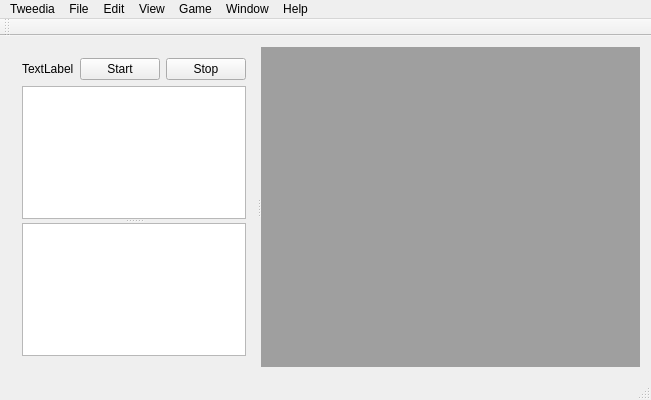
<?xml version="1.0" encoding="UTF-8"?>
<ui version="4.0">
 <class>MainWindow</class>
 <widget class="QMainWindow" name="MainWindow">
  <property name="geometry">
   <rect>
    <x>0</x>
    <y>0</y>
    <width>651</width>
    <height>400</height>
   </rect>
  </property>
  <property name="windowTitle">
   <string>Tweedia</string>
  </property>
  <widget class="QWidget" name="centralWidget">
   <property name="sizePolicy">
    <sizepolicy hsizetype="Preferred" vsizetype="Preferred">
     <horstretch>0</horstretch>
     <verstretch>0</verstretch>
    </sizepolicy>
   </property>
   <layout class="QHBoxLayout" name="horizontalLayout_2">
    <item>
     <widget class="QSplitter" name="splitter_2">
      <property name="orientation">
       <enum>Qt::Horizontal</enum>
      </property>
      <widget class="QWidget" name="layoutWidget">
       <layout class="QVBoxLayout" name="verticalLayout">
        <item>
         <layout class="QHBoxLayout" name="horizontalLayout">
          <item>
           <widget class="QLabel" name="label">
            <property name="sizePolicy">
             <sizepolicy hsizetype="Expanding" vsizetype="Preferred">
              <horstretch>0</horstretch>
              <verstretch>0</verstretch>
             </sizepolicy>
            </property>
            <property name="text">
             <string>TextLabel</string>
            </property>
           </widget>
          </item>
          <item>
           <widget class="QPushButton" name="pushButton">
            <property name="sizePolicy">
             <sizepolicy hsizetype="Fixed" vsizetype="Fixed">
              <horstretch>0</horstretch>
              <verstretch>0</verstretch>
             </sizepolicy>
            </property>
            <property name="text">
             <string>Start</string>
            </property>
           </widget>
          </item>
          <item>
           <widget class="QPushButton" name="pushButton_2">
            <property name="text">
             <string>Stop</string>
            </property>
           </widget>
          </item>
         </layout>
        </item>
        <item>
         <widget class="QSplitter" name="splitter">
          <property name="orientation">
           <enum>Qt::Vertical</enum>
          </property>
          <widget class="QPlainTextEdit" name="plainTextEdit"/>
          <widget class="QTableView" name="tableView"/>
         </widget>
        </item>
       </layout>
      </widget>
      <widget class="QMdiArea" name="mdiArea"/>
     </widget>
    </item>
   </layout>
  </widget>
  <widget class="QToolBar" name="mainToolBar">
   <attribute name="toolBarArea">
    <enum>TopToolBarArea</enum>
   </attribute>
   <attribute name="toolBarBreak">
    <bool>false</bool>
   </attribute>
  </widget>
  <widget class="QStatusBar" name="statusBar"/>
  <widget class="QMenuBar" name="menuBar">
   <property name="geometry">
    <rect>
     <x>0</x>
     <y>0</y>
     <width>651</width>
     <height>22</height>
    </rect>
   </property>
   <widget class="QMenu" name="menuFile">
    <property name="title">
     <string>File</string>
    </property>
    <addaction name="actionOpenDatabase"/>
    <addaction name="actionCreate_ObsobjTable"/>
    <addaction name="actionOpen_Script"/>
   </widget>
   <widget class="QMenu" name="menuEdit">
    <property name="title">
     <string>Edit</string>
    </property>
    <addaction name="actionAddObsobj"/>
    <addaction name="actionDeleteObsobj"/>
   </widget>
   <widget class="QMenu" name="menuWindow">
    <property name="title">
     <string>Window</string>
    </property>
   </widget>
   <widget class="QMenu" name="menuHelp">
    <property name="title">
     <string>Help</string>
    </property>
    <addaction name="actionTweediaWiki"/>
    <addaction name="actionTweediaWebsite"/>
    <addaction name="separator"/>
    <addaction name="actionReportBug"/>
   </widget>
   <widget class="QMenu" name="menuView">
    <property name="title">
     <string>View</string>
    </property>
   </widget>
   <widget class="QMenu" name="menuTweedia">
    <property name="title">
     <string>Tweedia</string>
    </property>
    <addaction name="actionAbout_Tweedia"/>
    <addaction name="actionPreferences"/>
   </widget>
   <widget class="QMenu" name="menuGame">
    <property name="title">
     <string>Game</string>
    </property>
    <addaction name="actionArrange_Game"/>
    <addaction name="actionStart_Game"/>
   </widget>
   <addaction name="menuTweedia"/>
   <addaction name="menuFile"/>
   <addaction name="menuEdit"/>
   <addaction name="menuView"/>
   <addaction name="menuGame"/>
   <addaction name="menuWindow"/>
   <addaction name="menuHelp"/>
  </widget>
  <action name="actionNamed_pipe">
   <property name="text">
    <string>named pipe</string>
   </property>
  </action>
  <action name="actionLoad_plugin">
   <property name="text">
    <string>load plugin</string>
   </property>
  </action>
  <action name="actionDelete_observation">
   <property name="text">
    <string>delete observation</string>
   </property>
  </action>
  <action name="actionStart_process">
   <property name="text">
    <string>start process</string>
   </property>
  </action>
  <action name="actionRefreash">
   <property name="text">
    <string>refreash</string>
   </property>
  </action>
  <action name="actionAddObsobj">
   <property name="text">
    <string>Add Obsobj</string>
   </property>
  </action>
  <action name="actionDeleteObsobj">
   <property name="text">
    <string>Delete Obsobj</string>
   </property>
  </action>
  <action name="actionRunObsobj">
   <property name="text">
    <string>Run Obsobj</string>
   </property>
  </action>
  <action name="actionOpenDatabase">
   <property name="text">
    <string>Open Database</string>
   </property>
  </action>
  <action name="actionInitialize_Database">
   <property name="text">
    <string>Create ObsobjTable</string>
   </property>
  </action>
  <action name="actionOpen_Script">
   <property name="text">
    <string>Open Script</string>
   </property>
  </action>
  <action name="actionCreate_TblObservation">
   <property name="text">
    <string>Create ObservationTable</string>
   </property>
   <property name="toolTip">
    <string>Create ObservationTable</string>
   </property>
  </action>
  <action name="actionCreate_ObsobjTable">
   <property name="text">
    <string>Create ObsobjTable</string>
   </property>
  </action>
  <action name="actionAbout_Tweedia">
   <property name="text">
    <string>About Tweedia</string>
   </property>
  </action>
  <action name="actionTweediaWebsite">
   <property name="text">
    <string>Tweedia Website</string>
   </property>
  </action>
  <action name="actionReportBug">
   <property name="text">
    <string>Report Bug</string>
   </property>
  </action>
  <action name="actionTweediaWiki">
   <property name="text">
    <string>Tweedia Help (Wiki)</string>
   </property>
  </action>
  <action name="actionPreferences">
   <property name="text">
    <string>Preferences</string>
   </property>
  </action>
  <action name="actionBuild_Model">
   <property name="text">
    <string>Build Model</string>
   </property>
  </action>
  <action name="actionArrange_Game">
   <property name="text">
    <string>Arrange Game</string>
   </property>
  </action>
  <action name="actionStart_Game">
   <property name="text">
    <string>Start Game</string>
   </property>
  </action>
 </widget>
 <layoutdefault spacing="6" margin="11"/>
 <resources/>
 <connections/>
</ui>
